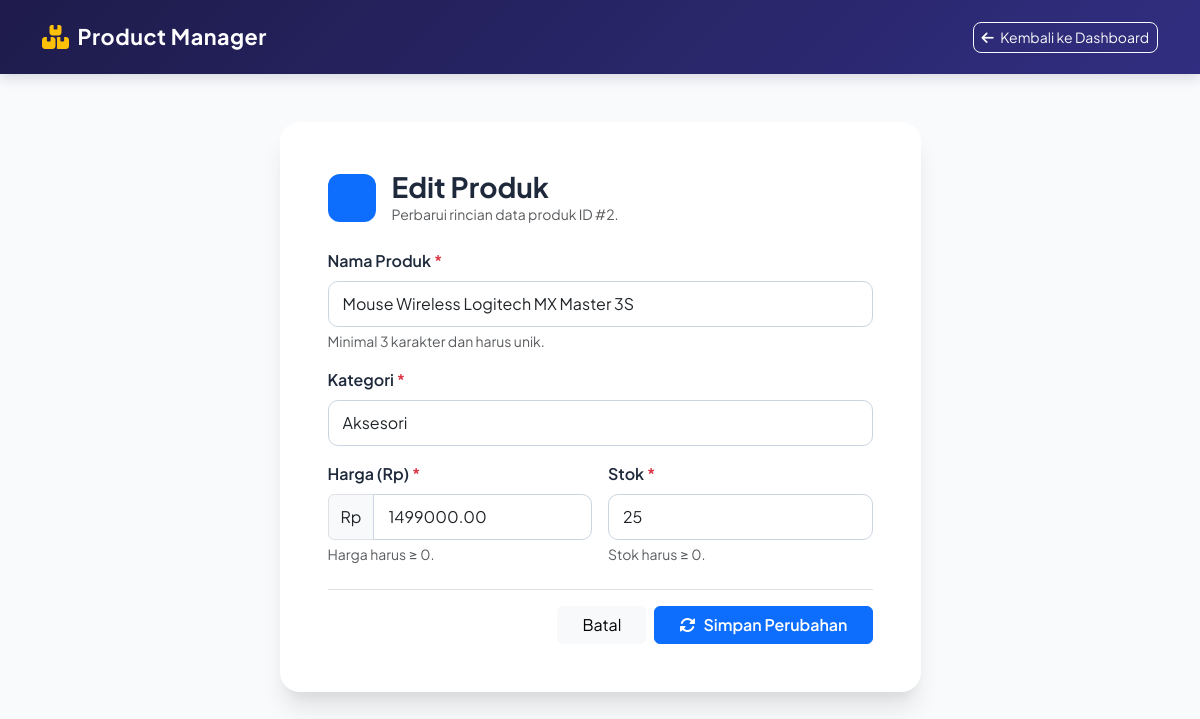
Page /edit.php?id=2 on the committed database.
### tables this page shows
CREATE TABLE products (
    id INT AUTO_INCREMENT PRIMARY KEY,
    name VARCHAR(100) NOT NULL UNIQUE,
    category VARCHAR(50) NOT NULL,
    price DECIMAL(12, 2) NOT NULL DEFAULT 0.00,
    stock INT NOT NULL DEFAULT 0,
    created_at TIMESTAMP DEFAULT CURRENT_TIMESTAMP
);

### config/db.php (called while the page is built, shortened)
<?php
function e(?string $value): string {
    return htmlspecialchars($value ?? '', ENT_QUOTES, 'UTF-8');
}

### public/edit.php (the view, shortened to what this page needs)
<?php
require_once __DIR__ . '/../config/db.php';
$id = filter_input(INPUT_GET, 'id', FILTER_VALIDATE_INT);
$stmt = $pdo->prepare("SELECT * FROM products WHERE id = :id");
$stmt->execute([':id' => $id]);
$product = $stmt->fetch();
$name     = $product['name'];
$category = $product['category'];
$price    = $product['price'];
$stock    = $product['stock'];
?>
<!DOCTYPE html>
<html lang="id">
<head>
    <link href="https://cdn.jsdelivr.net/npm/bootstrap@5.3.0/dist/css/bootstrap.min.css" rel="stylesheet">
    <link href="https://cdnjs.cloudflare.com/ajax/libs/font-awesome/6.4.0/css/all.min.css" rel="stylesheet">
    <link rel="stylesheet" href="assets/style.css">
</head>
<body>
    <nav class="navbar navbar-expand-lg navbar-dark navbar-custom py-3">
        <div class="container">
            <a class="navbar-brand d-flex align-items-center" href="index.php">
                <i class="fa-solid fa-boxes-stacked me-2 text-warning fs-4"></i>
                <span>Product Manager</span>
            </a>
            <a href="index.php" class="btn btn-outline-light btn-sm rounded-3">
                <i class="fa-solid fa-arrow-left me-1"></i> Kembali ke Dashboard
            </a>
        </div>
    </nav>
    <div class="container my-5">
        <div class="row justify-content-center">
            <div class="col-lg-7 col-md-9">
                <div class="form-card p-4 p-md-5">
                    <div class="d-flex align-items-center gap-3 mb-4">
                        <div class="stat-icon bg-primary bg-opacity-20 text-primary fs-3">
                            <i class="fa-solid fa-pen-to-square"></i>
                        </div>
                        <div>
                            <h3 class="fw-bold mb-0">Edit Produk</h3>
                            <p class="text-muted small mb-0">Perbarui rincian data produk ID #<?= (int)$product['id']; ?>.</p>
                        </div>
                    </div>
                    <form action="edit.php?id=<?= (int)$product['id']; ?>" method="POST" class="needs-validation" novalidate>
                        <div class="mb-3">
                            <label for="name" class="form-label fw-semibold">Nama Produk <span class="text-danger">*</span></label>
                            <input type="text" class="form-control" id="name" name="name"
                                   placeholder="Contoh: Laptop Asus Zenbook" value="<?= e($name); ?>" required>
                            <div class="form-text">Minimal 3 karakter dan harus unik.</div>
                        </div>
                        <div class="mb-3">
                            <label for="category" class="form-label fw-semibold">Kategori <span class="text-danger">*</span></label>
                            <input type="text" class="form-control" id="category" name="category"
                                   placeholder="Contoh: Elektronik, Aksesori, Hardware" value="<?= e($category); ?>" list="category-suggestions" required>
                        </div>
                        <div class="row g-3 mb-4">
                            <div class="col-md-6">
                                <label for="price" class="form-label fw-semibold">Harga (Rp) <span class="text-danger">*</span></label>
                                <div class="input-group">
                                    <span class="input-group-text">Rp</span>
                                    <input type="number" step="0.01" min="0" class="form-control" id="price" name="price"
                                           placeholder="0" value="<?= e($price); ?>" required>
                                </div>
                                <div class="form-text">Harga harus &ge; 0.</div>
                            </div>
                            <div class="col-md-6">
                                <label for="stock" class="form-label fw-semibold">Stok <span class="text-danger">*</span></label>
                                <input type="number" min="0" step="1" class="form-control" id="stock" name="stock"
                                       placeholder="0" value="<?= e($stock); ?>" required>
                                <div class="form-text">Stok harus &ge; 0.</div>
                            </div>
                        </div>
                        <div class="d-flex align-items-center justify-content-end gap-2 pt-3 border-top">
                            <a href="index.php" class="btn btn-light px-4">Batal</a>
                            <button type="submit" class="btn btn-primary fw-semibold px-4 d-flex align-items-center gap-2">
                                <i class="fa-solid fa-rotate"></i>
                                <span>Simpan Perubahan</span>
                            </button>
                        </div>
                    </form>
                </div>
            </div>
        </div>
    </div>
</body>
</html>

### public/assets/style.css (style rules this page uses)
:root { --primary-color: #4f46e5; --primary-hover: #4338ca; --bg-light: #f8fafc; --card-shadow: 0 10px 15px -3px rgba(0, 0, 0, 0.05), 0 4px 6px -2px rgba(0, 0, 0, 0.025); --card-hover-shadow: 0 20px 25px -5px rgba(0, 0, 0, 0.1), 0 10px 10px -5px rgba(0, 0, 0, 0.04); }
body { background-color: var(--bg-light); font-family: 'Plus Jakarta Sans', -apple-system, BlinkMacSystemFont, 'Segoe UI', Roboto, sans-serif; color: #1e293b; min-height: 100vh; }
.navbar-custom { background: linear-gradient(135deg, #1e1b4b 0%, #312e81 100%); box-shadow: 0 4px 12px rgba(30, 27, 75, 0.15); }
.navbar-brand { font-weight: 700; letter-spacing: 0.5px; font-size: 1.35rem; }
.stat-icon { width: 48px; height: 48px; border-radius: 12px; display: flex; align-items: center; justify-content: center; font-size: 1.3rem; }
.form-card { border: none; border-radius: 20px; background: #ffffff; box-shadow: var(--card-hover-shadow); }
.form-control, .form-select { border-radius: 10px; padding: 10px 14px; border: 1px solid #cbd5e1; }

### rows in the picture
products: id "2", name "Mouse Wireless Logitech MX Master 3S", category "Aksesori", price "1499000.00", stock "25"
